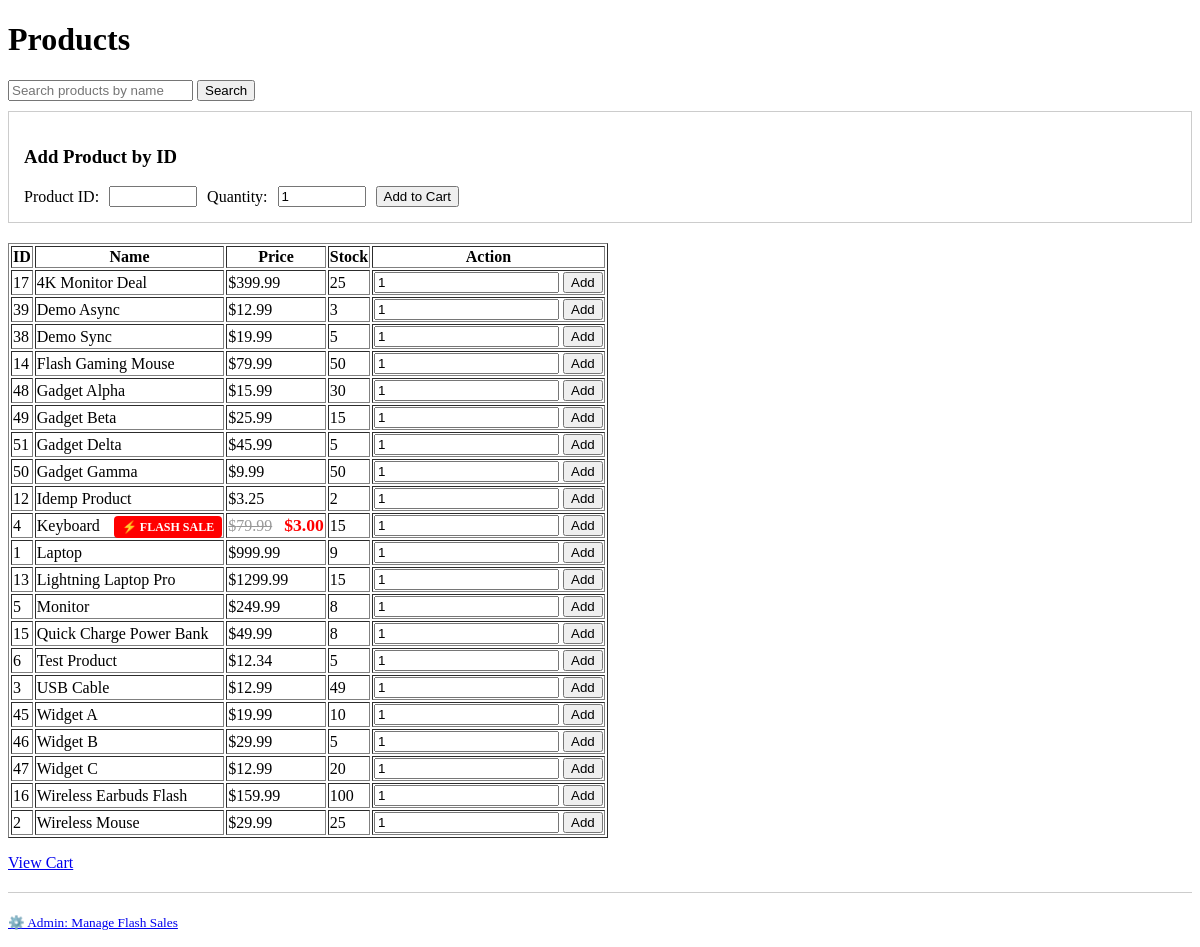
/products, run on an earlier commit of the app's database.
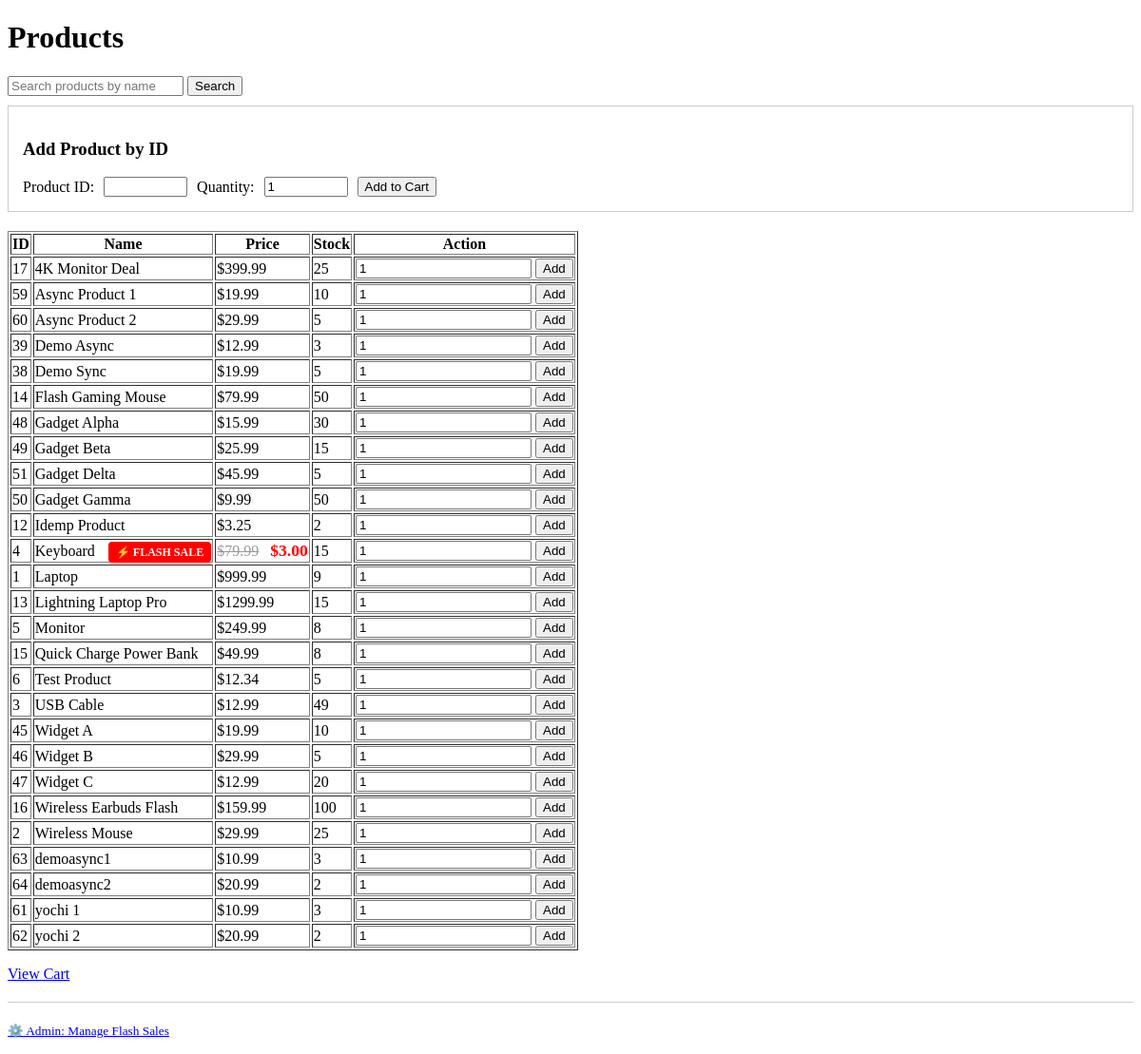
And on a later commit of the database.
### tables this page shows
CREATE TABLE product (
	id INTEGER PRIMARY KEY AUTOINCREMENT,
	name TEXT NOT NULL UNIQUE,
    price_cents INTEGER NOT NULL CHECK(price_cents >= 0),
    stock INTEGER NOT NULL CHECK(stock >= 0),
    active INTEGER NOT NULL DEFAULT 1 CHECK(active IN (0,1)),
    -- NEW: Flash sale columns
    flash_sale_active INTEGER DEFAULT 0,
    flash_sale_price_cents INTEGER
, flash_price_cents INTEGER CHECK(flash_price_cents >= 0), sale_start TIMESTAMP, sale_end TIMESTAMP);

### src/app.py (the view)
    @app.route("/products")
    def products():
        q = request.args.get("q", "").strip()
        conn = get_conn()
        try:
            try:
                repo = AProductRepo(conn)
                if q:
                    rows = repo.search_products(q)
                else:
                    rows = repo.get_all_products()
            except Exception:
                rows = []
                flash(
                    "Product table not available. Partner A needs to add user/product schema and seed.",
                    "error",
                )
            return render_template("products.html", products=rows, q=q)
        finally:
            conn.close()

### src/dao.py (called while the page is built)
def get_connection(db_path: str) -> sqlite3.Connection:
    conn = sqlite3.connect(db_path)
    conn.row_factory = sqlite3.Row
    conn.execute("PRAGMA foreign_keys = ON")
    return conn

### src/product_repo.py (called while the page is built)
    def get_all_products(self):
        cursor = self.conn.execute(
            """SELECT id, name, price_cents, stock,
                      flash_sale_active, flash_sale_price_cents
               FROM product
               WHERE active = 1
               ORDER BY name"""
        )
        rows = cursor.fetchall()
        products = []
        for row in rows:
            product = dict(row)
            if product['flash_sale_active'] == 1 and product['flash_sale_price_cents']:
                product['original_price'] = product['price_cents']
                product['price_cents'] = product['flash_sale_price_cents']
                product['is_flash_sale'] = True
            else:
                product['is_flash_sale'] = False
            products.append(product)
        return products

### src/templates/products.html (shortened to what this page needs)
<!doctype html>
<html>
  <head>
  </head>
  <body>
    <h1>Products</h1>
    <form method="get" action="/products" style="margin: 10px 0;">
      <input type="text" name="q" placeholder="Search products by name" value="{{ q or '' }}">
      <button type="submit">Search</button>
    </form>
    <div style="margin-bottom: 20px; padding: 15px; border: 1px solid #ccc;">
      <h3>Add Product by ID</h3>
      <form method="post" action="/cart/add" style="display: flex; gap: 10px; align-items: center;">
          <label for="product_id">Product ID:</label>
          <input type="number" name="product_id" id="product_id" min="1" required style="width: 80px;">
          <label for="qty">Quantity:</label>
          <input type="number" name="qty" id="qty" min="1" value="1" required style="width: 80px;">
          <button type="submit">Add to Cart</button>
      </form>
    </div>
    <table border="1">
      <tr><th>ID</th><th>Name</th><th>Price</th><th>Stock</th><th>Action</th></tr>
      {% for p in products %}
        <tr>
          <td>{{ p.id }}</td>
          <td>
            {{ p.name }}
            {% if p.is_flash_sale %}
              <span class="flash-badge">⚡ FLASH SALE</span>
            {% endif %}
          </td>
          <td>
            {% if p.is_flash_sale %}
              <span class="original-price">${{ '%.2f' % (p.original_price / 100.0) }}</span>
              <span class="flash-price">${{ '%.2f' % (p.price_cents / 100.0) }}</span>
            {% else %}
              ${{ '%.2f' % (p.price_cents / 100.0) }}
            {% endif %}
          </td>
          <td>{{ p.stock }}</td>
          <td>
            <form method="post" action="/cart/add">
              <input type="number" name="qty" value="1" min="1">
              <button type="submit">Add</button>
            </form>
          </td>
        </tr>
      {% endfor %}
    </table>
    <p><a href="/cart">View Cart</a></p>
    <p style="margin-top: 20px; padding-top: 20px; border-top: 1px solid #ccc;">
      <small><a href="/admin/flash-sale">⚙️ Admin: Manage Flash Sales</a></small>
  </p>
  </body>
</html>

### src/templates/products.html (style rules this page uses)
.flash-badge { background-color: #ff0000; color: white; padding: 4px 8px; border-radius: 4px; font-weight: bold; font-size: 12px; margin-left: 10px; }
.original-price { text-decoration: line-through; color: #999; margin-right: 8px; }
.flash-price { color: #ff0000; font-weight: bold; font-size: 1.1em; }

What changed in the data, as far as the page shows it:
added product: id "59", name "Async Product 1", p.price_cents/100.0 "19.99", stock "10"
added product: id "60", name "Async Product 2", p.price_cents/100.0 "29.99", stock "5"
added product: id "63", name "demoasync1", p.price_cents/100.0 "10.99", stock "3"
added product: id "64", name "demoasync2", p.price_cents/100.0 "20.99", stock "2"
added product: id "61", name "yochi 1", p.price_cents/100.0 "10.99", stock "3"
added product: id "62", name "yochi 2", p.price_cents/100.0 "20.99", stock "2"
